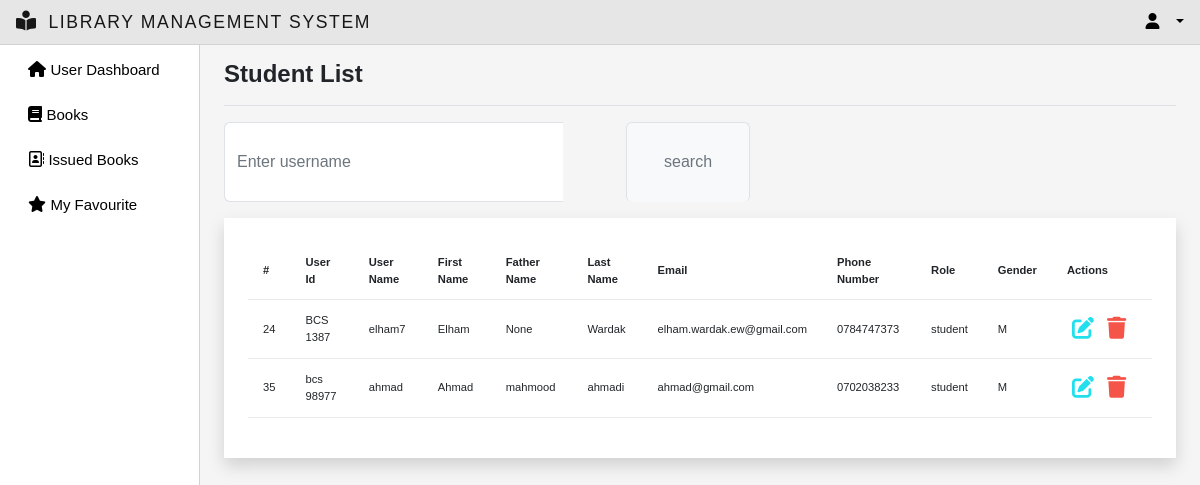
The page /studentlist/ on the database its author committed.
### myapp/models.py (models this page shows)
class CustomUser(AbstractUser):
    email = models.EmailField(max_length=255, unique=True)
    username = models.CharField(max_length=50, unique=True)
    first_name = models.CharField(null=True, blank=True, max_length=100)
    father_name= models.CharField(null=True, blank=True, max_length=100)
    last_name = models.CharField(null=True, blank=True, max_length=100)
    phone_number = models.CharField(null=True,blank=True, max_length=20)
    user_id = models.CharField(max_length=50,null=True,blank=True)
    group = models.ForeignKey(Group, on_delete=models.CASCADE, default=2)
    gender = models.CharField(max_length=1,choices=GENDER_CHOICES,null=True,blank=True)
    USERNAME_FIELD = 'email'
    EMAIL_FIELD = 'email'
    REQUIRED_FIELDS = []
    objects = CutomUserManager()

### myapp/views.py (the view)
# urls.py: path('studentlist/',views.StudentList, name ="studentlist"),
def StudentList(request):
    users = CustomUser.objects.filter(group_id="2")
    context = {'users':users}
    return render(request,'studentlist.html', context)

### myapp/templates/studentlist.html (shortened to what this page needs)
{% extends 'main.html' %}
{% block title %}Student List{% endblock title %}
{% block content %}
<div  class="search-customization">
	<div class="mb-3 w-50">
	  <form id="searchForm" action="{% url 'users-management' %}" method="GET">
		<div class="input-group">
		  <input
			class="form-control border-end-0 border"
			type="search"
			placeholder="Enter username"
			id="example-search-input"
			name="search_user"
			value="{{search_user}}"
		  />
		  <span class="input-group-append">
			<input
			  class="btn btn-outline-secondary bg-light border-bottom-0 border ms-n5"
			  type="submit"
			  value="search"
			/>
		  </span>
		</div>
	  </form>
	</div>
</div>
<div class="p-4 shadow bg-white">
    <table class="table table-hover table-font-size">
        <thead>
            <tr>
                <th scope="col">#</th>
                <th scope="col">User Id</th>
                <th scope="col">User Name</th>
                <th scope="col">First Name</th>
                <th scope="col">Father Name</th>
                <th scope="col">Last Name</th>
                <th scope="col">Email</th>
                <th scope="col">Phone Number</th>
                <th scope="col">Role</th>
                <th scope="col">Gender</th>
                <th>Actions</th>
            </tr>
        </thead>
        <tbody>
            {% for user in users %}
                <tr>
                    <td>{{user.id}}</td>
                    <td>{{user.user_id}}</td>
                    <td>{{user.username}}</td>
                    <td>{{user.first_name}}</td>
                    <td>{{user.father_name}}</td>
                    <td>{{user.last_name}}</td>
                    <td>{{user.email}}</td>
                    <td>{{user.phone_number}}</td>
                    <td>{{user.group}}</td>
                    <td>{{user.gender}}</td>
                    <td>
                        <a href="{% url 'update-user' user.id %}" class="edit" data-toggle="modal"><i class="fa-solid fa-pen-to-square"></i></a>
                        <a href="{% url 'delete-user' user.id %}" onclick="return confirm('Do you really want to delete this user?') ;" class="delete" id="deleteBttn" data-toggle="modal"><i class="fa-solid fa-trash"></i></a>
                    </td>
                </tr>
            {% endfor %}
        </tbody>
    </table>
</div>
<br>
{% endblock %}

### static/css/main.css (style rules this page uses)
body { color: #566787; background: #f5f5f5; font-family: 'Varela Round', sans-serif; }
table.table tr th, table.table tr td { border-color: #e9e9e9; padding: 12px 15px; vertical-align: middle; }
table.table tr th:last-child { width: 100px; }
table.table td:last-child i { opacity: 0.9; font-size: 22px; margin: 0 5px; }
table.table td a { font-weight: bold; color: #566787; display: inline-block; text-decoration: none; outline: none !important; }
table.table td a.edit { color: #FFC107; }
table.table td a.delete { color: #F44336; }
table.table td i { font-size: 19px; }
body { overflow-y:scroll; }

### static/css/style.css (style rules this page uses)
:root { --offconvas-width: 270px; --topNavbarHeight: 56px; }
.search-customization { display: flex; justify-content: space-between; }
.edit { color: rgb(9, 221, 236) !important; }
.table-font-size { font-size: 0.7rem !important; }
.bg-light { height: 10vh; display: flex; justify-content: center; flex-direction: column; align-items: center; width: 90%; margin-left: 4rem; }

### rows shown on the page
CustomUser: id "24", user_id "BCS 1387", username "elham7", first_name "Elham", father_name "None", last_name "Wardak", email "elham.wardak.ew@gmail.com", phone_number "0784747373", group "student", gender "M"
CustomUser: id "35", user_id "bcs 98977", username "ahmad", first_name "Ahmad", father_name "mahmood", last_name "ahmadi", email "ahmad@gmail.com", phone_number "0702038233", group "student", gender "M"
